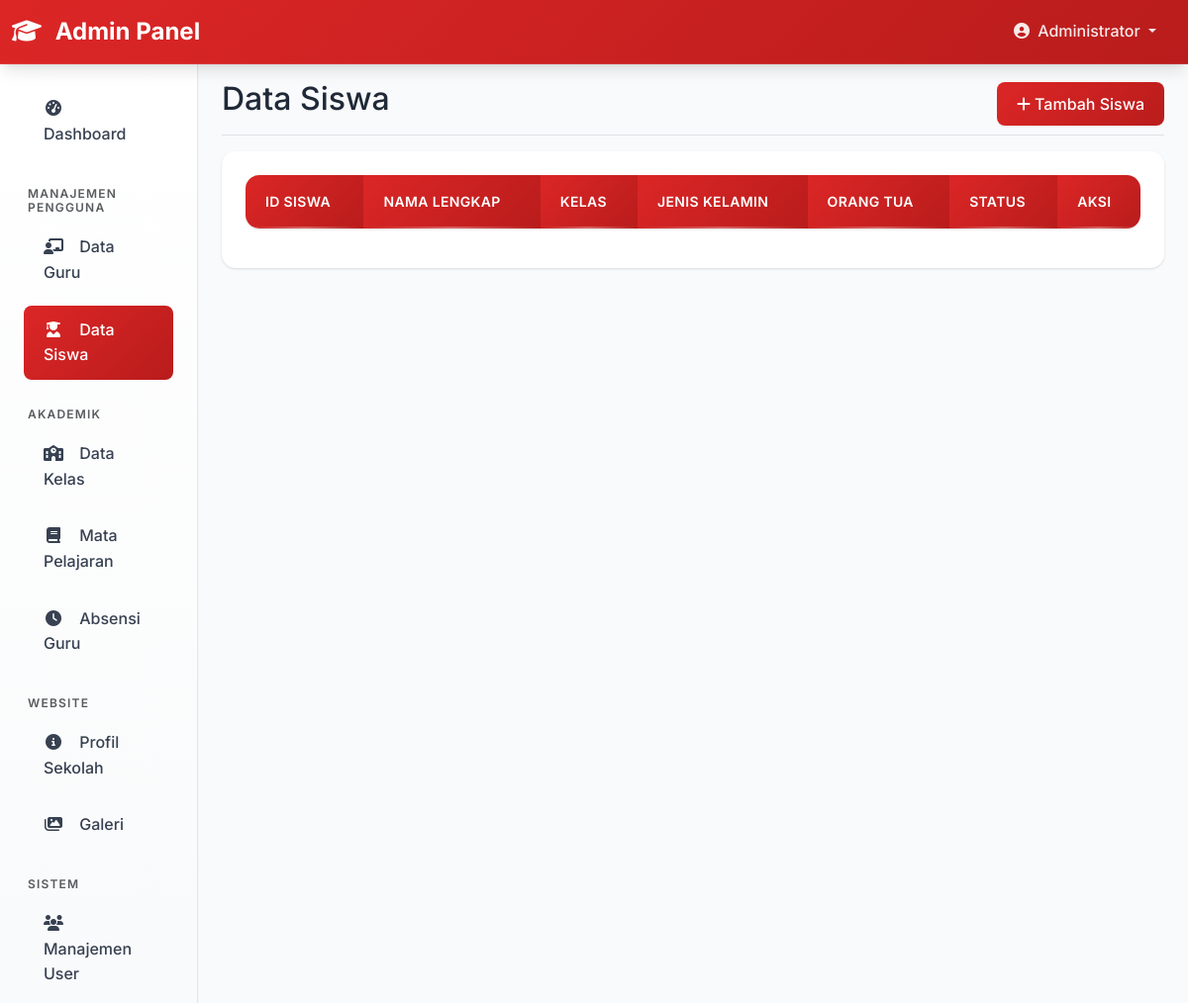
The page /admin/students.php (signed in) on the database as committed earlier.
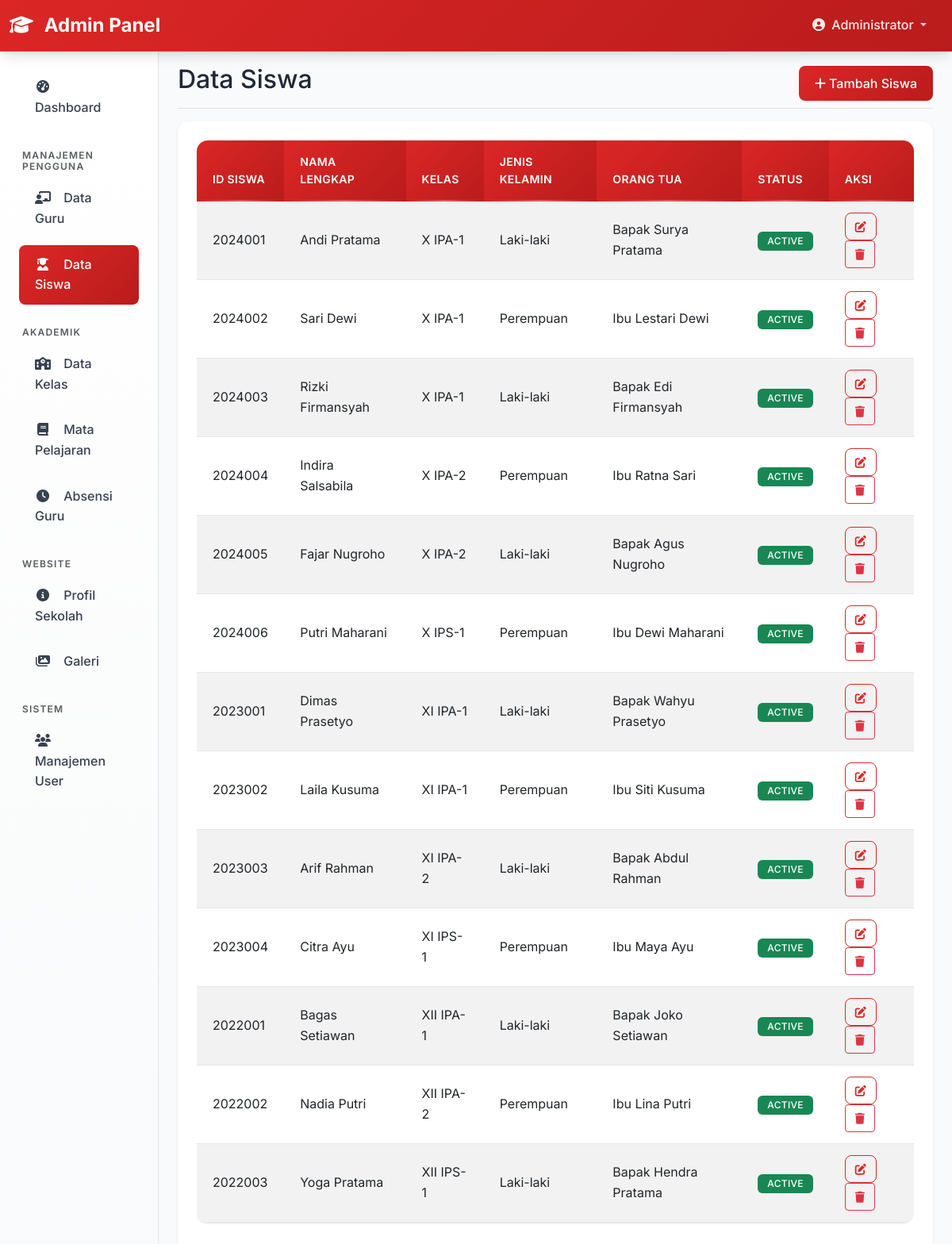
The same page on the database as committed later.
### tables this page shows
CREATE TABLE IF NOT EXISTS students (
    id INT AUTO_INCREMENT PRIMARY KEY,
    student_id VARCHAR(20) UNIQUE NOT NULL,
    full_name VARCHAR(100) NOT NULL,
    class_id INT,
    birth_date DATE,
    gender ENUM('male', 'female'),
    phone VARCHAR(20),
    address TEXT,
    parent_name VARCHAR(100),
    parent_phone VARCHAR(20),
    enrollment_date DATE DEFAULT (CURRENT_DATE),
    status ENUM('active', 'inactive', 'graduated') DEFAULT 'active',
    created_at TIMESTAMP DEFAULT CURRENT_TIMESTAMP,
    FOREIGN KEY (class_id) REFERENCES classes(id) ON DELETE SET NULL
);

CREATE TABLE IF NOT EXISTS classes (
    id INT AUTO_INCREMENT PRIMARY KEY,
    class_name VARCHAR(50) NOT NULL,
    class_level VARCHAR(20) NOT NULL,
    teacher_id INT,
    academic_year VARCHAR(10) NOT NULL,
    capacity INT DEFAULT 30,
    created_at TIMESTAMP DEFAULT CURRENT_TIMESTAMP,
    FOREIGN KEY (teacher_id) REFERENCES teachers(id) ON DELETE SET NULL
);

### admin/students.php (the view, shortened to what this page needs)
<?php
require_once '../config/database.php';
$action = $_GET['action'] ?? 'list';
if ($action === 'list') {
    try {
        $stmt = $pdo->query("
            SELECT s.*, c.class_name, c.class_level
            FROM students s
            LEFT JOIN classes c ON s.class_id = c.id
            ORDER BY s.created_at DESC
        ");
        $students = $stmt->fetchAll();
    } catch(PDOException $e) {
        $students = [];
        $error = 'Gagal mengambil data siswa';
    }
}
include 'includes/header.php';
?>
<div class="container-fluid">
    <div class="row">
        <?php include 'includes/sidebar.php'; ?>
        <main class="col-md-9 ms-sm-auto col-lg-10 px-md-4">
            <div class="d-flex justify-content-between flex-wrap flex-md-nowrap align-items-center pt-3 pb-2 mb-3 border-bottom">
                <h1 class="h2">
                    <?php if ($action === 'add'): ?>
                        Tambah Siswa
                    <?php elseif ($action === 'edit'): ?>
                        Edit Siswa
                    <?php else: ?>
                        Data Siswa
                    <?php endif; ?>
                </h1>
                <?php if ($action === 'list'): ?>
                <div class="btn-toolbar mb-2 mb-md-0">
                    <a href="?action=add" class="btn btn-primary">
                        <i class="fas fa-plus me-1"></i>Tambah Siswa
                    </a>
                </div>
                <?php endif; ?>
            </div>
            <?php if ($action === 'list'): ?>
                <div class="card">
                    <div class="card-body">
                        <div class="table-responsive">
                            <table class="table table-striped datatable">
                                <thead>
                                    <tr>
                                        <th>ID Siswa</th>
                                        <th>Nama Lengkap</th>
                                        <th>Kelas</th>
                                        <th>Jenis Kelamin</th>
                                        <th>Orang Tua</th>
                                        <th>Status</th>
                                        <th>Aksi</th>
                                    </tr>
                                </thead>
                                <tbody>
                                    <?php foreach($students as $student): ?>
                                    <tr>
                                        <td><?= htmlspecialchars($student['student_id']) ?></td>
                                        <td><?= htmlspecialchars($student['full_name']) ?></td>
                                        <td><?= $student['class_name'] ? htmlspecialchars($student['class_level'] . ' ' . $student['class_name']) : '-' ?></td>
                                        <td><?= $student['gender'] == 'male' ? 'Laki-laki' : 'Perempuan' ?></td>
                                        <td><?= htmlspecialchars($student['parent_name']) ?></td>
                                        <td>
                                            <span class="badge bg-<?= $student['status'] == 'active' ? 'success' : ($student['status'] == 'graduated' ? 'primary' : 'danger') ?>">
                                                <?= ucfirst($student['status']) ?>
                                            </span>
                                        </td>
                                        <td>
                                            <a href="?action=edit&id=<?= $student['id'] ?>" class="btn btn-sm btn-outline-primary">
                                                <i class="fas fa-edit"></i>
                                            </a>
                                            <a href="?action=delete&id=<?= $student['id'] ?>" class="btn btn-sm btn-outline-danger btn-delete">
                                                <i class="fas fa-trash"></i>
                                            </a>
                                        </td>
                                    </tr>
                                    <?php endforeach; ?>
                                </tbody>
                            </table>
                        </div>
                    </div>
                </div>
            <?php endif; ?>
        </main>
    </div>
</div>
<?php include 'includes/footer.php'; ?>

### admin/includes/header.php (shortened to what this page needs)
<!DOCTYPE html>
<html lang="id">
<head>
    <link href="https://cdn.jsdelivr.net/npm/bootstrap@5.3.0/dist/css/bootstrap.min.css" rel="stylesheet">
    <link rel="stylesheet" href="https://cdnjs.cloudflare.com/ajax/libs/font-awesome/6.4.0/css/all.min.css">
    <link rel="stylesheet" href="../assets/css/style.css">
    <link rel="stylesheet" href="https://cdn.datatables.net/1.13.4/css/dataTables.bootstrap5.min.css">
    <link href="https://cdn.jsdelivr.net/npm/select2@4.1.0-rc.0/dist/css/select2.min.css" rel="stylesheet" />
</head>
<body>
    <nav class="navbar navbar-expand-lg header-main">
        <div class="container-fluid">
            <a class="navbar-brand" href="dashboard.php">
                <i class="fas fa-graduation-cap me-2"></i>
                Admin Panel
            </a>
            <div class="collapse navbar-collapse" id="navbarNav">
                <ul class="navbar-nav ms-auto">
                    <li class="nav-item dropdown">
                        <a class="nav-link dropdown-toggle" href="#" id="userDropdown" role="button" data-bs-toggle="dropdown">
                            <i class="fas fa-user-circle me-1"></i>
                            <?= htmlspecialchars($_SESSION['full_name']) ?>
                        </a>
                    </li>
                </ul>
            </div>
        </div>
    </nav>

### admin/includes/sidebar.php (shortened to what this page needs)
<nav id="sidebarMenu" class="col-md-3 col-lg-2 d-md-block sidebar collapse">
    <div class="position-sticky pt-3">
        <ul class="nav flex-column">
            <li class="nav-item">
                <a class="nav-link <?= basename($_SERVER['PHP_SELF']) == 'dashboard.php' ? 'active' : '' ?>" href="dashboard.php">
                    <i class="fas fa-tachometer-alt"></i>
                    Dashboard
                </a>
            </li>
            <li class="nav-item">
                <h6 class="sidebar-heading d-flex justify-content-between align-items-center px-3 mt-4 mb-1 text-muted text-uppercase">
                    <span>Manajemen Pengguna</span>
                </h6>
            </li>
            <li class="nav-item">
                <a class="nav-link <?= basename($_SERVER['PHP_SELF']) == 'teachers.php' ? 'active' : '' ?>" href="teachers.php">
                    <i class="fas fa-chalkboard-teacher"></i>
                    Data Guru
                </a>
            </li>
            <li class="nav-item">
                <a class="nav-link <?= basename($_SERVER['PHP_SELF']) == 'students.php' ? 'active' : '' ?>" href="students.php">
                    <i class="fas fa-user-graduate"></i>
                    Data Siswa
                </a>
            </li>
            <li class="nav-item">
                <h6 class="sidebar-heading d-flex justify-content-between align-items-center px-3 mt-4 mb-1 text-muted text-uppercase">
                    <span>Akademik</span>
                </h6>
            </li>
            <li class="nav-item">
                <a class="nav-link <?= basename($_SERVER['PHP_SELF']) == 'classes.php' ? 'active' : '' ?>" href="classes.php">
                    <i class="fas fa-school"></i>
                    Data Kelas
                </a>
            </li>
            <li class="nav-item">
                <a class="nav-link <?= basename($_SERVER['PHP_SELF']) == 'subjects.php' ? 'active' : '' ?>" href="subjects.php">
                    <i class="fas fa-book"></i>
                    Mata Pelajaran
                </a>
            </li>
            <li class="nav-item">
                <a class="nav-link <?= basename($_SERVER['PHP_SELF']) == 'attendance_teacher.php' ? 'active' : '' ?>" href="attendance_teacher.php">
                    <i class="fas fa-clock"></i>
                    Absensi Guru
                </a>
            </li>
            <li class="nav-item">
                <h6 class="sidebar-heading d-flex justify-content-between align-items-center px-3 mt-4 mb-1 text-muted text-uppercase">
                    <span>Website</span>
                </h6>
            </li>
            <li class="nav-item">
                <a class="nav-link <?= basename($_SERVER['PHP_SELF']) == 'school_profile.php' ? 'active' : '' ?>" href="school_profile.php">
                    <i class="fas fa-info-circle"></i>
                    Profil Sekolah
                </a>
            </li>
            <li class="nav-item">
                <a class="nav-link <?= basename($_SERVER['PHP_SELF']) == 'gallery.php' ? 'active' : '' ?>" href="gallery.php">
                    <i class="fas fa-images"></i>
                    Galeri
                </a>
            </li>
            <li class="nav-item">
                <h6 class="sidebar-heading d-flex justify-content-between align-items-center px-3 mt-4 mb-1 text-muted text-uppercase">
                    <span>Sistem</span>
                </h6>
            </li>
            <li class="nav-item">
                <a class="nav-link <?= basename($_SERVER['PHP_SELF']) == 'users.php' ? 'active' : '' ?>" href="users.php">
                    <i class="fas fa-users"></i>
                    Manajemen User
                </a>
            </li>
        </ul>
    </div>
</nav>

### admin/includes/footer.php (shortened to what this page needs)
</body>
</html>

### assets/css/style.css (style rules this page uses)
:root { --primary-red: #dc2626; --primary-red-dark: #b91c1c; --primary-red-light: #fef2f2; --primary-red-hover: #ef4444; --white: #ffffff; --gray-50: #f9fafb; --gray-100: #f3f4f6; --gray-200: #e5e7eb; --gray-300: #d1d5db; --gray-400: #9ca3af; --gray-500: #6b7280; --gray-600: #4b5563; --gray-700: #374151; --gray-800: #1f2937; --gray-900: #111827; --shadow-sm: 0 1px 2px 0 rgb(0 0 0 / 0.05); --shadow: 0 1px 3px 0 rgb(0 0 0 / 0.1), 0 1px 2px -1px rgb(0 0 0 / 0.1); --shadow-md: 0 4px 6px -1px rgb(0 0 0 / 0.1), 0 2px 4px -2px rgb(0 0 0 / 0.1); --shadow-lg: 0 10px 15px -3px rgb(0 0 0 / 0.1), 0 4px 6px -4px rgb(0 0 0 / 0.1); --shadow-xl: 0 20px 25px -5px rgb(0 0 0 / 0.1), 0 10px 10px -5px rgb(0 0 0 / 0.04); --gradient-primary: linear-gradient(135deg, var(--primary-red) 0%, var(--primary-red-dark) 100%); --gradient-primary-hover: linear-gradient(135deg, var(--primary-red-hover) 0%, var(--primary-red) 100%); }
body { font-family: 'Inter', -apple-system, BlinkMacSystemFont, 'Segoe UI', Roboto, sans-serif; background-color: var(--gray-50); color: var(--gray-800); line-height: 1.6; }
.header-main { background: var(--gradient-primary); color: white; box-shadow: var(--shadow-lg); position: sticky; top: 0; z-index: 1000; backdrop-filter: blur(10px); border-bottom: 1px solid rgba(255, 255, 255, 0.1); }
.navbar-brand { font-weight: 700; font-size: 1.5rem; color: white !important; }
.navbar-nav .nav-link { color: rgba(255, 255, 255, 0.9) !important; font-weight: 500; transition: all 0.3s ease; padding: 0.5rem 1rem !important; border-radius: 0.375rem; margin: 0 0.25rem; }
.card { border: none; border-radius: 0.875rem; box-shadow: var(--shadow); background-color: var(--white); transition: all 0.3s cubic-bezier(0.4, 0, 0.2, 1); position: relative; overflow: hidden; }
.card::before { content: ''; position: absolute; top: 0; left: 0; right: 0; height: 3px; background: var(--gradient-primary); opacity: 0; transition: opacity 0.3s ease; }
.card-body { padding: 1.5rem; }
.btn-primary { background: var(--gradient-primary); border: none; border-radius: 0.5rem; font-weight: 500; padding: 0.625rem 1.25rem; transition: all 0.3s cubic-bezier(0.4, 0, 0.2, 1); box-shadow: var(--shadow-sm); position: relative; overflow: hidden; }
.btn-primary::before { content: ''; position: absolute; top: 0; left: -100%; width: 100%; height: 100%; background: linear-gradient(90deg, transparent, rgba(255,255,255,0.2), transparent); transition: left 0.5s ease; }
.btn-outline-primary { color: var(--primary-red); border-color: var(--primary-red); border-radius: 0.5rem; font-weight: 500; transition: all 0.3s ease; }
.btn-sm { padding: 0.375rem 0.75rem; font-size: 0.875rem; }
.table { background-color: var(--white); border-radius: 0.875rem; overflow: hidden; box-shadow: var(--shadow); }
.table thead th { background: var(--gradient-primary); color: white; border: none; font-weight: 600; padding: 1rem 1.25rem; font-size: 0.875rem; text-transform: uppercase; letter-spacing: 0.025em; position: relative; }
.table thead th::after { content: ''; position: absolute; bottom: 0; left: 0; right: 0; height: 2px; background: linear-gradient(90deg, transparent, rgba(255,255,255,0.3), transparent); }
.table tbody td { padding: 0.875rem 1.25rem; border-bottom: 1px solid var(--gray-200); vertical-align: middle; transition: all 0.3s ease; }
.table tbody tr { transition: all 0.3s ease; }
.sidebar { background: linear-gradient(180deg, var(--white) 0%, var(--gray-50) 100%); border-right: 1px solid var(--gray-200); box-shadow: var(--shadow-sm); min-height: calc(100vh - 76px); }
.sidebar .nav-link { color: var(--gray-700); padding: 0.75rem 1.25rem; border-radius: 0.5rem; margin: 0.25rem 0.75rem; transition: all 0.3s ease; font-weight: 500; }
.sidebar .nav-link:hover, .sidebar .nav-link.active { background: linear-gradient(135deg, var(--primary-red) 0%, var(--primary-red-dark) 100%); color: white; }
.sidebar .nav-link i { margin-right: 0.75rem; width: 20px; text-align: center; }
.badge { font-weight: 500; padding: 0.375rem 0.75rem; border-radius: 0.375rem; text-transform: uppercase; letter-spacing: 0.025em; font-size: 0.75rem; }

Rows that differ between the two databases and show on the page:
added students: student "2024001", full_name "Andi Pratama", class.class_name "X IPA-1", gender "Laki-laki", parent_name "Bapak Surya Pratama", status "ACTIVE"
added students: student "2024002", full_name "Sari Dewi", class.class_name "X IPA-1", gender "Perempuan", parent_name "Ibu Lestari Dewi", status "ACTIVE"
added students: student "2024003", full_name "Rizki Firmansyah", class.class_name "X IPA-1", gender "Laki-laki", parent_name "Bapak Edi Firmansyah", status "ACTIVE"
added students: student "2024004", full_name "Indira Salsabila", class.class_name "X IPA-2", gender "Perempuan", parent_name "Ibu Ratna Sari", status "ACTIVE"
added students: student "2024005", full_name "Fajar Nugroho", class.class_name "X IPA-2", gender "Laki-laki", parent_name "Bapak Agus Nugroho", status "ACTIVE"
added students: student "2024006", full_name "Putri Maharani", class.class_name "X IPS-1", gender "Perempuan", parent_name "Ibu Dewi Maharani", status "ACTIVE"
added students: student "2023001", full_name "Dimas Prasetyo", class.class_name "XI IPA-1", gender "Laki-laki", parent_name "Bapak Wahyu Prasetyo", status "ACTIVE"
added students: student "2023002", full_name "Laila Kusuma", class.class_name "XI IPA-1", gender "Perempuan", parent_name "Ibu Siti Kusuma", status "ACTIVE"
added students: student "2023003", full_name "Arif Rahman", class.class_name "XI IPA-2", gender "Laki-laki", parent_name "Bapak Abdul Rahman", status "ACTIVE"
added students: student "2023004", full_name "Citra Ayu", class.class_name "XI IPS-1", gender "Perempuan", parent_name "Ibu Maya Ayu", status "ACTIVE"
added students: student "2022001", full_name "Bagas Setiawan", class.class_name "XII IPA-1", gender "Laki-laki", parent_name "Bapak Joko Setiawan", status "ACTIVE"
added students: student "2022002", full_name "Nadia Putri", class.class_name "XII IPA-2", gender "Perempuan", parent_name "Ibu Lina Putri", status "ACTIVE"
added students: student "2022003", full_name "Yoga Pratama", class.class_name "XII IPS-1", gender "Laki-laki", parent_name "Bapak Hendra Pratama", status "ACTIVE"
